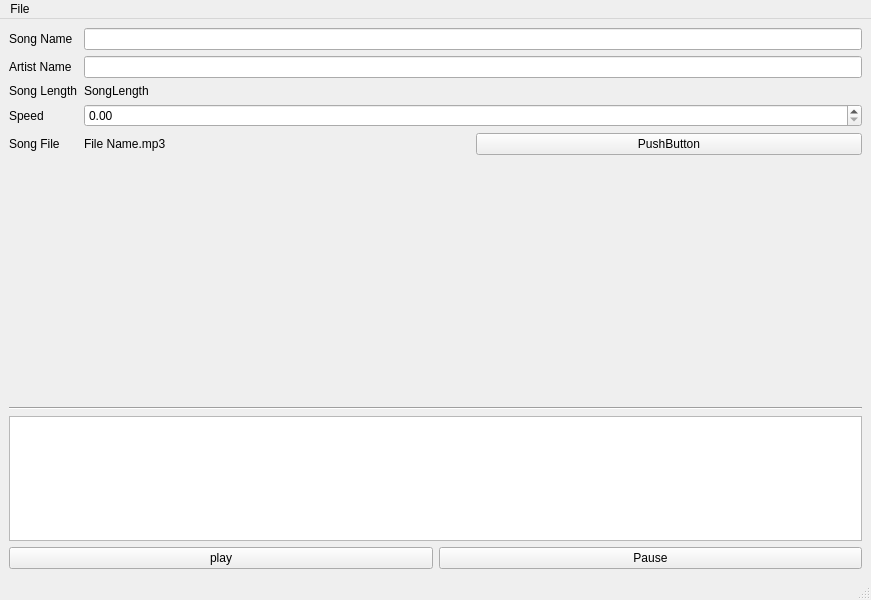
<?xml version="1.0" encoding="UTF-8"?>
<ui version="4.0">
 <class>MainWindow</class>
 <widget class="QMainWindow" name="MainWindow">
  <property name="geometry">
   <rect>
    <x>0</x>
    <y>0</y>
    <width>871</width>
    <height>600</height>
   </rect>
  </property>
  <property name="windowTitle">
   <string>MainWindow</string>
  </property>
  <widget class="QWidget" name="centralwidget">
   <layout class="QVBoxLayout" name="verticalLayout_3">
    <item>
     <layout class="QFormLayout" name="formLayout">
      <property name="fieldGrowthPolicy">
       <enum>QFormLayout::AllNonFixedFieldsGrow</enum>
      </property>
      <item row="0" column="0">
       <widget class="QLabel" name="label">
        <property name="text">
         <string>Song Name</string>
        </property>
       </widget>
      </item>
      <item row="0" column="1">
       <widget class="QLineEdit" name="lineEdit"/>
      </item>
      <item row="1" column="0">
       <widget class="QLabel" name="label_2">
        <property name="text">
         <string>Artist Name</string>
        </property>
       </widget>
      </item>
      <item row="1" column="1">
       <widget class="QLineEdit" name="lineEdit_2"/>
      </item>
      <item row="2" column="0">
       <widget class="QLabel" name="label_3">
        <property name="text">
         <string>Song Length</string>
        </property>
       </widget>
      </item>
      <item row="3" column="0">
       <widget class="QLabel" name="label_4">
        <property name="text">
         <string>Speed</string>
        </property>
       </widget>
      </item>
      <item row="3" column="1">
       <widget class="QDoubleSpinBox" name="speedDoubleSpinBox"/>
      </item>
      <item row="4" column="0">
       <widget class="QLabel" name="label_6">
        <property name="text">
         <string>Song File</string>
        </property>
       </widget>
      </item>
      <item row="4" column="1">
       <layout class="QHBoxLayout" name="horizontalLayout_3">
        <item>
         <widget class="QLabel" name="label_7">
          <property name="text">
           <string>File Name.mp3</string>
          </property>
         </widget>
        </item>
        <item>
         <widget class="QPushButton" name="pushButton">
          <property name="text">
           <string>PushButton</string>
          </property>
         </widget>
        </item>
       </layout>
      </item>
      <item row="2" column="1">
       <widget class="QLabel" name="label_5">
        <property name="text">
         <string>SongLength</string>
        </property>
       </widget>
      </item>
     </layout>
    </item>
    <item>
     <widget class="Line" name="line">
      <property name="orientation">
       <enum>Qt::Horizontal</enum>
      </property>
     </widget>
    </item>
    <item>
     <layout class="QVBoxLayout" name="verticalLayout_2">
      <item>
       <layout class="QHBoxLayout" name="horizontalLayout_2">
        <item>
         <widget class="MyGraphicsView" name="testCanvas">
          <property name="sizePolicy">
           <sizepolicy hsizetype="Expanding" vsizetype="Expanding">
            <horstretch>0</horstretch>
            <verstretch>0</verstretch>
           </sizepolicy>
          </property>
          <property name="maximumSize">
           <size>
            <width>2000</width>
            <height>125</height>
           </size>
          </property>
          <property name="sceneRect">
           <rectf>
            <x>0.000000000000000</x>
            <y>0.000000000000000</y>
            <width>0.000000000000000</width>
            <height>0.000000000000000</height>
           </rectf>
          </property>
          <property name="dragMode">
           <enum>QGraphicsView::NoDrag</enum>
          </property>
         </widget>
        </item>
       </layout>
      </item>
     </layout>
    </item>
    <item>
     <layout class="QHBoxLayout" name="horizontalLayout">
      <item>
       <widget class="QPushButton" name="playButton">
        <property name="text">
         <string>play</string>
        </property>
       </widget>
      </item>
      <item>
       <widget class="QPushButton" name="pauseButton">
        <property name="text">
         <string>Pause</string>
        </property>
       </widget>
      </item>
     </layout>
    </item>
   </layout>
  </widget>
  <widget class="QMenuBar" name="menubar">
   <property name="geometry">
    <rect>
     <x>0</x>
     <y>0</y>
     <width>871</width>
     <height>25</height>
    </rect>
   </property>
   <widget class="QMenu" name="menuFile">
    <property name="title">
     <string>File</string>
    </property>
    <addaction name="actionLoad"/>
    <addaction name="actionSave"/>
    <addaction name="separator"/>
    <addaction name="actionQuit"/>
   </widget>
   <addaction name="menuFile"/>
  </widget>
  <widget class="QStatusBar" name="statusbar"/>
  <action name="actionQuit">
   <property name="text">
    <string>Quit</string>
   </property>
  </action>
  <action name="actionSave">
   <property name="text">
    <string>Save</string>
   </property>
  </action>
  <action name="actionLoad">
   <property name="text">
    <string>Load</string>
   </property>
  </action>
 </widget>
 <customwidgets>
  <customwidget>
   <class>MyGraphicsView</class>
   <extends>QGraphicsView</extends>
   <header>mygraphicsview.h</header>
  </customwidget>
 </customwidgets>
 <resources/>
 <connections/>
</ui>
